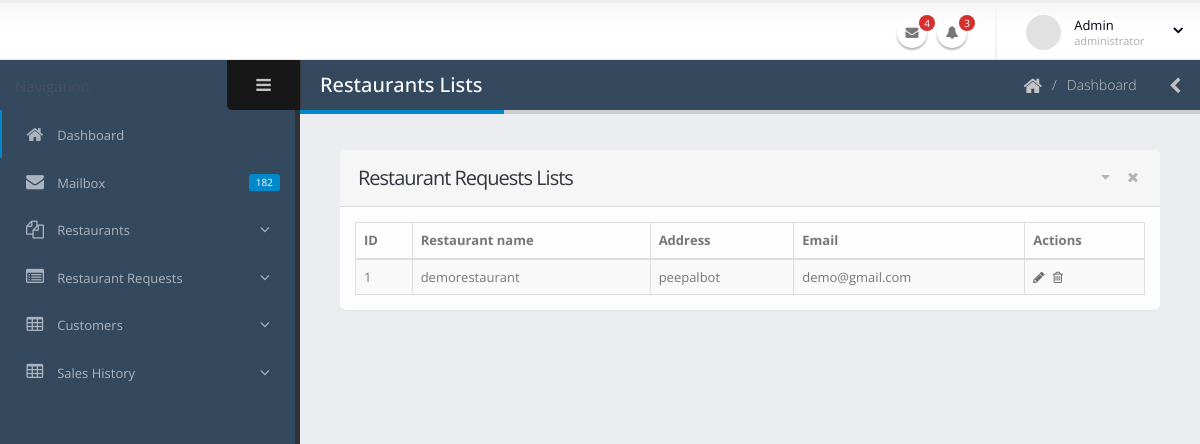
The page /admin/restaurant_requests.php on the database its author committed.
### tables this page shows
CREATE TABLE `request` (
  `id` int(50) NOT NULL,
  `rname` varchar(2556) NOT NULL,
  `address` varchar(2556) NOT NULL,
  `image` varchar(2556) NOT NULL,
  `pan_image` varchar(2556) NOT NULL,
  `email` varchar(2556) NOT NULL,
  `password` varchar(500) NOT NULL
);

### admin/restaurant_requests.php (the view, shortened to what this page needs)
<?php
    include('../functions/init.php');
?>
<!doctype html>
<html class="fixed">
	<head>
		<link rel="stylesheet" href="assets/vendor/bootstrap/css/bootstrap.css" />
		<link rel="stylesheet" href="assets/vendor/font-awesome/css/font-awesome.css" />
		<link rel="stylesheet" href="assets/vendor/magnific-popup/magnific-popup.css" />
		<link rel="stylesheet" href="assets/vendor/bootstrap-datepicker/css/datepicker3.css" />
		<link rel="stylesheet" href="assets/vendor/jquery-ui/css/ui-lightness/jquery-ui-1.10.4.custom.css" />
		<link rel="stylesheet" href="assets/vendor/bootstrap-multiselect/bootstrap-multiselect.css" />
		<link rel="stylesheet" href="assets/vendor/morris/morris.css" />
		<link rel="stylesheet" href="assets/stylesheets/theme.css" />
		<link rel="stylesheet" href="assets/stylesheets/skins/default.css" />
		<link rel="stylesheet" href="assets/stylesheets/theme-custom.css">
	</head>
	<body>
		<section class="body">
			<header class="header">
				<div class="header-right">
					<ul class="notifications">
						<li>
							<a href="#" class="dropdown-toggle notification-icon" data-toggle="dropdown">
								<i class="fa fa-envelope"></i>
								<span class="badge">4</span>
							</a>
						</li>
						<li>
							<a href="#" class="dropdown-toggle notification-icon" data-toggle="dropdown">
								<i class="fa fa-bell"></i>
								<span class="badge">3</span>
							</a>
						</li>
					</ul>
					<span class="separator"></span>
					<div id="userbox" class="userbox">
						<a href="#" data-toggle="dropdown">
							<figure class="profile-picture">
								<img src="assets/images/!logged-user.jpg" alt="Admin" class="img-circle" data-lock-picture="assets/images/!logged-user.jpg" />
							</figure>
							<div class="profile-info" data-lock-name="Admin" data-lock-email="admin@gmail.com">
								<span class="name">Admin</span>
								<span class="role">administrator</span>
							</div>
							<i class="fa custom-caret"></i>
						</a>
					</div>
				</div>
			</header>
			<div class="inner-wrapper">
            <?php include('sidebar.php') ?>
				<section role="main" class="content-body">
					<header class="page-header">
						<h2>Restaurants Lists</h2>
						<div class="right-wrapper pull-right">
							<ol class="breadcrumbs">
								<li>
									<a href="index.html">
										<i class="fa fa-home"></i>
									</a>
								</li>
								<li><span>Dashboard</span></li>
							</ol>
							<a class="sidebar-right-toggle" data-open="sidebar-right"><i class="fa fa-chevron-left"></i></a>
						</div>
					</header>
						<div class="row">
						<div class="col-md-12">
							<section class="panel">
								<header class="panel-heading">
									<div class="panel-actions">
										<a href="#" class="fa fa-caret-down"></a>
										<a href="#" class="fa fa-times"></a>
									</div>
									<h2 class="panel-title">Restaurant Requests Lists</h2>
								</header>
								<div class="panel-body">
                                    <table class="table table-bordered table-striped mb-none" id="datatable-editable">
                                        <thead>
                                            <tr>
                                                <th>ID</th>
                                                <th>Restaurant name</th>
                                                <th>Address</th>
                                                <th>Email</th>
                                                <th>Actions</th>
                                            </tr>
                                        </thead>
                                        <tbody><?php
										$sql = "SELECT * FROM `request`;";
										$result = $con->query($sql);
										$i = 0;
										foreach ($result as $r) {
											$id=$r['id'];
											$i++;
											?>
                                            <tr class="gradeX">
                                                <td><?php echo $i ?></td>
                                                <td><?php echo $r['rname']?></td>
                                                <td><?php echo $r['address']?></td>
												<td><?php echo $r['email']?></td>
                                                <td class="actions">
                                                    <a href=<?php echo '"../restaurant_accept.php?id='.$id.'"'?> class="on-default edit-row"><i class="fa fa-pencil"></i></a>
                                                    <a href=<?php echo '"../restaurant_reject.php?id='.$id.'"'?> class="on-default remove-row"><i class="fa fa-trash-o"></i></a>
                                                </td>
                                            </tr>
											<?php } ?>
                                        </tbody>
                                    </table>
								</div>
							</section>
						</div>
					</div>
				</section>
			</div>
		</section>
	</body>
</html>

### admin/assets/stylesheets/skins/default.css (style rules this page uses)
a, .btn-link { color: #0088cc; }
.page-header h2 { border-bottom-color: #0088cc; }
.notifications .notification-menu:before, .notifications .notification-icon:before { border-bottom-color: #0088cc; }

### rows shown on the page
request: rname "demorestaurant", address "peepalbot", email "demo@gmail.com"
